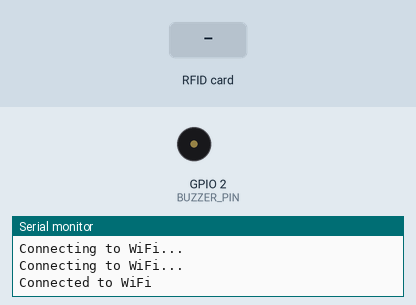
Bench run of a sketch on a simulated ESP8266 (NodeMCU). Parts: buzzer (waves = sounding, pin HIGH), the last lines printed to the serial monitor. The inputs (shaded band) are chosen by the test bench. WiFi joins after 1.5 s; servers stay silent unless stated; the Firebase database answers and starts empty.

Above: at 3.2 s.
3.3 s: RFID card 5E 7A 19 C4 held to the reader
At 3.86 s:
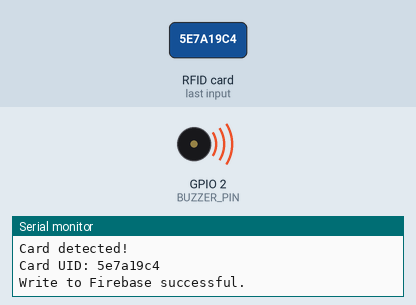
Timing chart, 0 to 6.3 s (numbered marks = the images above; inputs shaded):
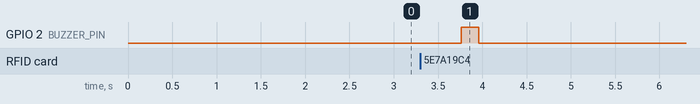

Measured:
- after the input at 3.3 s, GPIO 2 (BUZZER_PIN): LOW → HIGH after 0.46 s, → LOW 0.20 s later

The sketch:

ESP-FIREBASE.ino
```cpp
#include <Wire.h>
#include <MFRC522.h>
#include <FirebaseESP8266.h>
#include <FirebaseJson.h>

#define SS_PIN 4  // SDA pin
#define RST_PIN 3 // RST pin
#define BUZZER_PIN 2 // Change to the actual GPIO number for D6 on your NodeMCU

MFRC522 mfrc522(SS_PIN, RST_PIN);

#define FIREBASE_HOST "iot-project-4e03a-default-rtdb.firebaseio.com"
#define FIREBASE_AUTH "F6mTwUKPRYNFl7PHKR02c6PVdCTLB2gDp0G9mWBh"

const char* ssid = "VIRAT KOHLI";
const char* password = "123456789";

void beep(int beeps = 1);
bool writeToFirebase(String uid);

void setup() {
  Serial.begin(9600);
  WiFi.begin(ssid, password);

  while (WiFi.status() != WL_CONNECTED) {
    delay(1000);
    Serial.println("Connecting to WiFi...");
  }

  Serial.println("Connected to WiFi");

  SPI.begin();
  mfrc522.PCD_Init();
  pinMode(BUZZER_PIN, OUTPUT);
}

void loop() {
  if (mfrc522.PICC_IsNewCardPresent() && mfrc522.PICC_ReadCardSerial()) {
    Serial.println("Card detected!");

    // Get the RFID card UID
    String cardUID = "";
    for (byte i = 0; i < mfrc522.uid.size; i++) {
      cardUID += String(mfrc522.uid.uidByte[i] < 0x10 ? "0" : "");
      cardUID += String(mfrc522.uid.uidByte[i], HEX);
    }
    Serial.println("Card UID: " + cardUID);

    // Check UID against Firebase data
    if (writeToFirebase(cardUID)) {
      // RFID card UID written to Firebase successfully
      beep(); // Single beep
    } else {
      Serial.println("Failed to write to Firebase.");
    }

    delay(5000); // Delay to avoid multiple reads
  }
}

bool writeToFirebase(String uid) {
  FirebaseJson json;
  FirebaseData firebaseData;

  // Construct the path to store the RFID card UID in Firebase
  String path = "/rfid-uids/" + uid;

  json.add("timestamp", Firebase.getInt(firebaseData, "/.info/serverTimeOffset") + Firebase.getInt(firebaseData, "/.info/serverTime"));
  json.add("uid", uid);

  if (Firebase.set(firebaseData, path, json)) {
    Serial.println("Write to Firebase successful.");
    return true;
  } else {
    Serial.println("Firebase write error: " + firebaseData.errorReason());
    return false;
  }
}

void beep(int beeps) {
  for (int i = 0; i < beeps; i++) {
    digitalWrite(BUZZER_PIN, HIGH);
    delay(200); // Adjust duration of beep
    digitalWrite(BUZZER_PIN, LOW);
    delay(200); // Adjust duration of silence between beeps
  }
}
```
